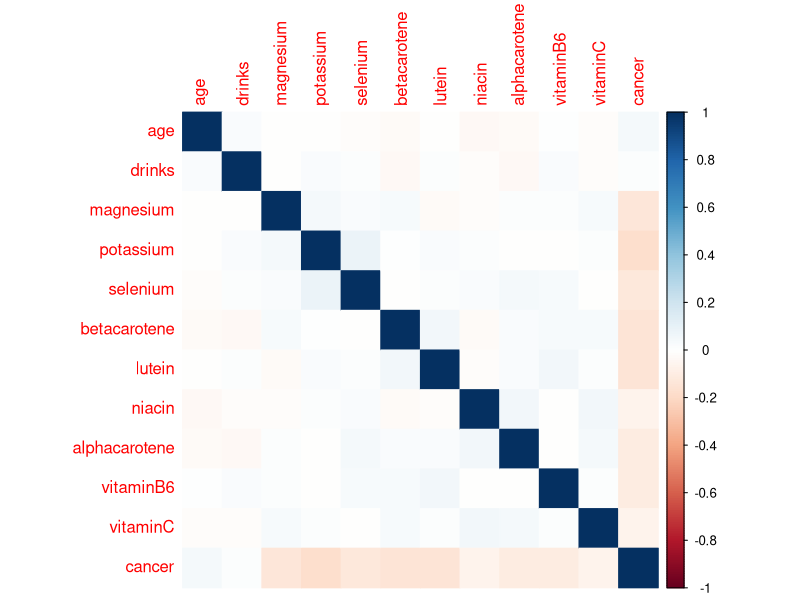
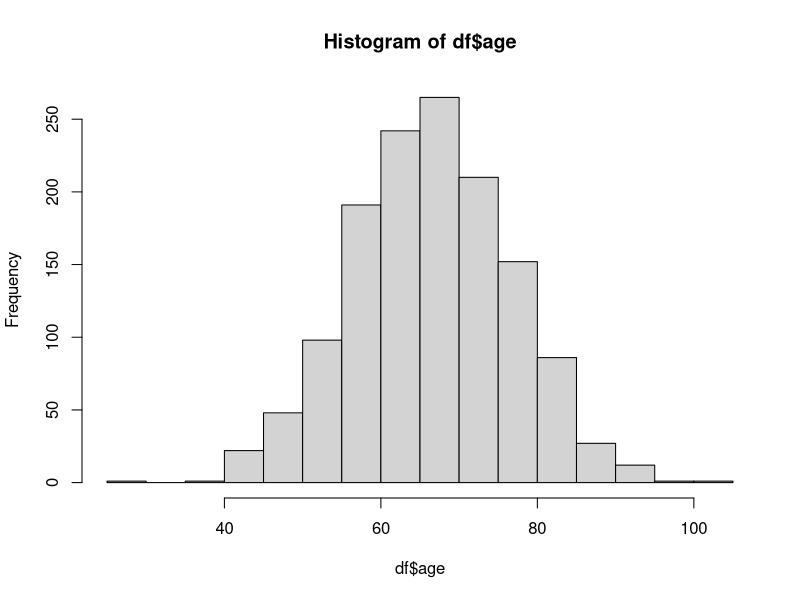
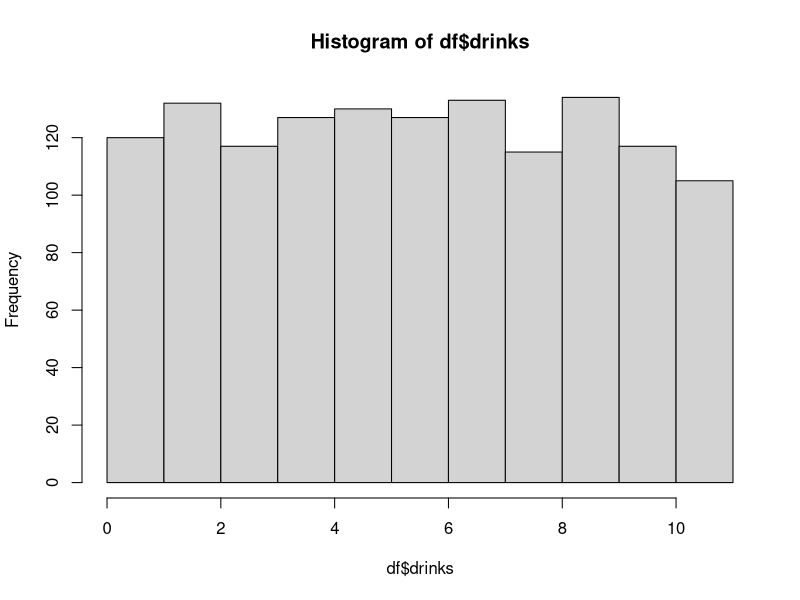
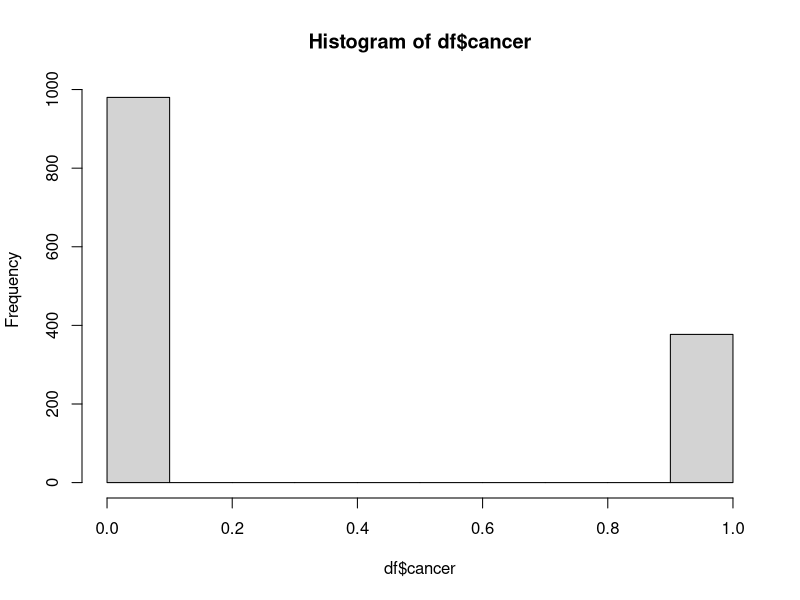
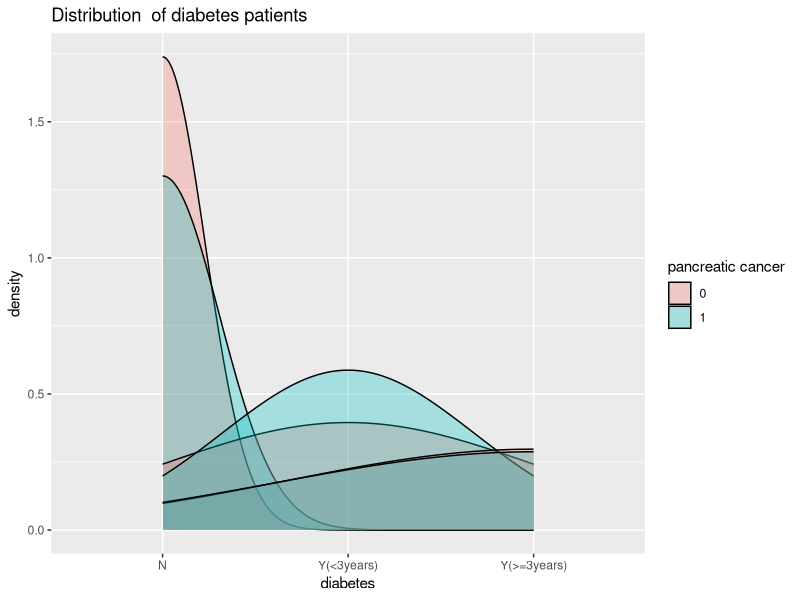
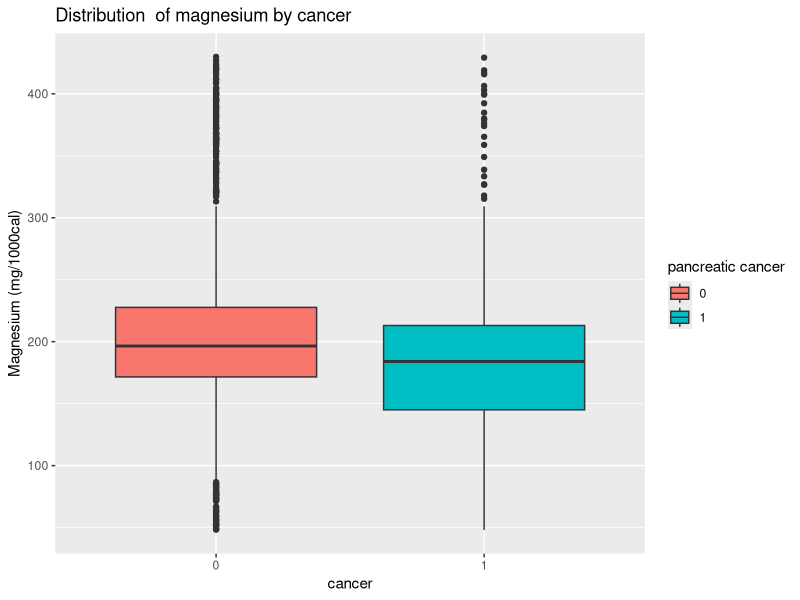
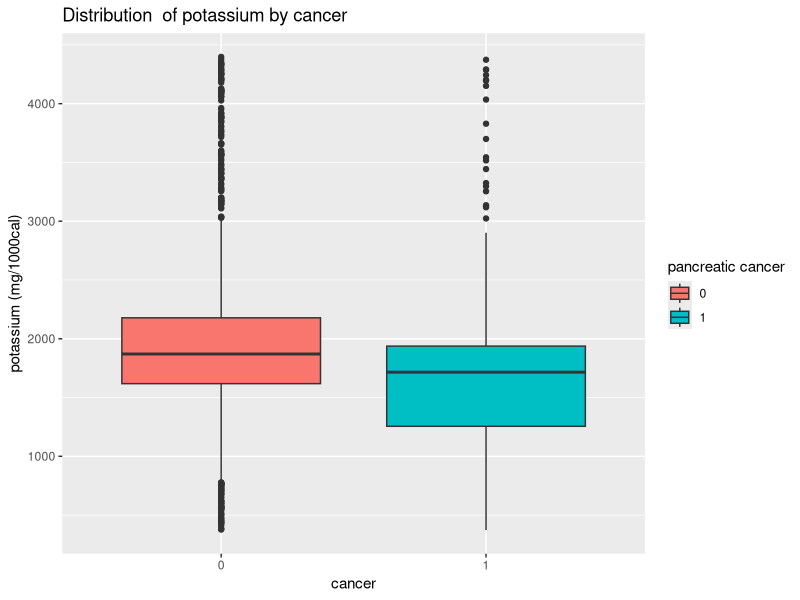
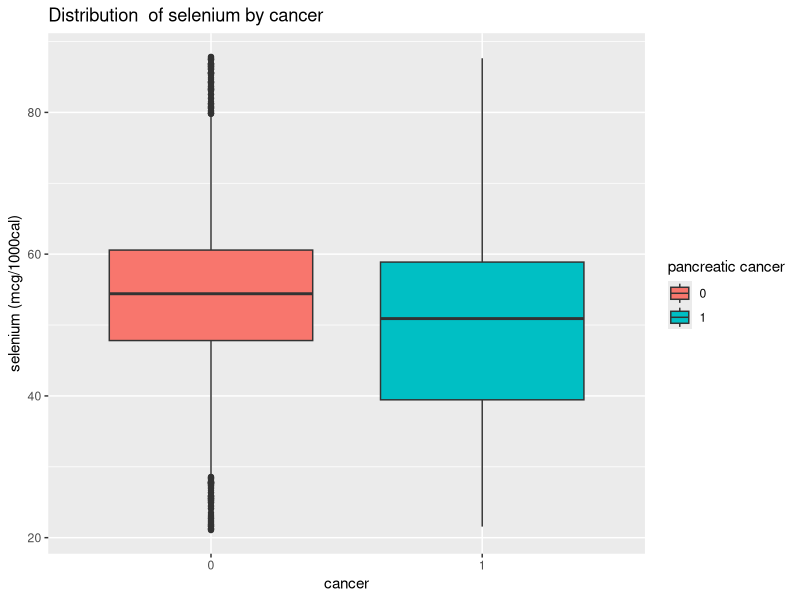

These figures' R source, in order:
## ---- chunk 1
library(dplyr)
library(corrplot)
library(ggplot2)
set.seed(123)

# Drinks
drinkscase<-runif(384, max=11, min=0)
drinkscontrol<-runif(985, max=11, min=0)
# Age
agecase<-function(N){
  age <- round(rnorm(N,mean=67.5,sd=10))}
age_case<-agecase(384)
agecontrol<-function(N){
  age <- rnorm(n=N,mean=66.5,sd=10)}
age_control<-agecontrol(985)
# Diabetes
diabetecase <-sample(c("Y(>=3years)", "Y(<3years)","N","Missing"), 384, replace=TRUE, prob=c(.09, .31,.56,.04))
diabetecontrol<-sample(c("Y(>=3years)", "Y(<3years)","N","Missing"), 985, replace=TRUE, prob=c(.04, .02,.93,.01))
## ---- chunk 2
#Mg
magcase<-function(){
mag1<-runif(120, min=46.82, max=164.82)
mag2<-runif(89, min=164.84, max=189.14)
mag3<-runif(59, min=189.21, max=205.39)
mag4<-runif(72, min=205.82, max=233.97)
mag5<-runif(44, min=234.32, max=430.3)
magvalue<-c(mag1,mag2,mag3,mag4,mag5)
}
magcase_data<-magcase()

magcontrol<-function(N){
  mag1<-runif(N, min=46.82, max=164.82)
  mag2<-runif(N, min=164.84, max=189.14)
  mag3<-runif(N, min=189.21, max=205.39)
  mag4<-runif(N, min=205.82, max=233.97)
  mag5<-runif(N, min=234.32, max=430.3)
  magvalue<-c(mag1,mag2,mag3,mag4,mag5)
}
magcontrol_data<-magcontrol(N=197)

# potassium
potassiumcase<-function(){
    p1<-runif(123, min=371.38, max=1573.24)
    p2<-runif(100, min=1573.85, max=1782.51)
    p3<-runif(67, min=1783.26, max=1956.03)
    p4<-runif(64, min=1958.1,  max=2234.83)
    p5<-runif(30, min=2236.52, max=4401.3)
    pvalue<-c(p1,p2,p3,p4,p5)
  }
potassium_case<-potassiumcase()

potassiumcontrol<-function(N){
    p1<-runif(N, min=371.38, max=1573.24)#371.38–1573.24
    p2<-runif(N, min=1573.85, max=1782.51)#1573.85–1782.51
    p3<-runif(N, min=1783.26, max=1956.03)#1783.26–1956.03
    p4<-runif(N, min=1958.1,  max=2234.83)#1958.1– 2234.83
    p5<-runif(N, min=2236.52, max=4401.3)#2236.52–4401.3
    pvalue<-c(p1,p2,p3,p4,p5)
  }
potassium_control<-potassiumcontrol(197)

# selenium
seleniumcase<-function(){
    s1<-runif(127, min=21, max=46.58)
    s2<-runif(73, min=46.63, max=51.72)
    s3<-runif(69, min=51.76, max=57.11)
    s4<-runif(59, min=57.11,  max=61.96)
    s5<-runif(56, min=62.05, max=87.9)
    svalue<-c(s1,s2,s3,s4,s5)
  }
s_case<-seleniumcase()

seleniumcontrol<-function(N){
  s1<-runif(N, min=21, max=46.58)
  s2<-runif(N, min=46.63, max=51.72)
  s3<-runif(N, min=51.76, max=57.11)
  s4<-runif(N, min=57.11,  max=61.96)
  s5<-runif(N, min=62.05, max=87.9)
  svalue<-c(s1,s2,s3,s4,s5)
}
s_control<-seleniumcontrol(197)

# beta-carotene
BetaCarotenecase<-function(){
    bc1<-runif(126, min=96.53, max=786.75)
    bc2<-runif(106, min=787.43, max=1130.49)
    bc3<-runif(62, min=1131.92, max=1436.65)
    bc4<-runif(56, min=1438.54,  max=2068.35)
    bc5<-runif(34, min=2072.85, max=13001.63)
    bcvalue<-c(bc1,bc2,bc3,bc4,bc5)
  }
bc_case<-BetaCarotenecase() 

BetaCarotenecontrol<-function(N){
  bc1<-runif(N, min=96.53, max=786.75)
  bc2<-runif(N, min=787.43, max=1130.49)
  bc3<-runif(N, min=1131.92, max=1436.65)
  bc4<-runif(N, min=1438.54,  max=2068.35)
  bc5<-runif(N, min=2072.85, max=13001.63)
  bcvalue<-c(bc1,bc2,bc3,bc4,bc5)
}
bc_control<-BetaCarotenecontrol(197) 

#Lutein and Zeaxanthin 
lucase<-function(){
  lu1<-runif(122, min=67.23, max=656.04)
  lu2<-runif(105, min=656.17, max=877.85)
  lu3<-runif(70, min=880.28, max=1142.48)
  lu4<-runif(61, min=1145.8,  max=1628.47)
  lu5<-runif(26, min=1628.52, max=15073.02)
  luvalue<-c(lu1,lu2,lu3,lu4,lu5)
}
lu_case<-lucase()
lucontrol<-function(N){
  lu1<-runif(N, min=67.23, max=656.04)
  lu2<-runif(N, min=656.17, max=877.85)
  lu3<-runif(N, min=880.28, max=1142.48)
  lu4<-runif(N, min=1145.8,  max=1628.47)
  lu5<-runif(N, min=1628.52, max=15073.02)
  luvalue<-c(lu1,lu2,lu3,lu4,lu5)
}
lu_control<-lucontrol(197)

#Niacin
ncase<-function(){
    n1<-runif(97, min=3.36, max=10.66)
    n2<-runif(96, min=10.67, max=12.07)
    n3<-runif(51, min=12.09, max=13.29)
    n4<-runif(82, min=13.29,  max=15.35)
    n5<-runif(58, min=15.35, max=37.11)
    nvalue<-c(n1,n2,n3,n4,n5)
  }
n_case<-ncase()
ncontrol<-function(N){
  n1<-runif(N, min=3.36, max=10.66)
  n2<-runif(N, min=10.67, max=12.07)
  n3<-runif(N, min=12.09, max=13.29)
  n4<-runif(N, min=13.29,  max=15.35)
  n5<-runif(N, min=15.35, max=37.11)
  nvalue<-c(n1,n2,n3,n4,n5)
}
n_control<-ncontrol(197)

# alpha-carotene
acarocase<-function(){
  a_caro1<-runif(135, min=14.99, max=163.08)
  a_caro2<-runif(89, min=163, max=244.31)#1
  a_caro3<-runif(68, min=244.37, max=322.05)
  a_caro4<-runif(46, min=322.39, max=464.26)
  a_caro5<-runif(46, min=466.3, max=1640.25)
  nvalue<-c(a_caro1,a_caro2,a_caro3,a_caro4,a_caro5)
  
}
acaro_case<-acarocase()

acarocontrol<-function(N){
  a_caro1<-runif(N, min=14.99, max=163.08)
  a_caro2<-runif(N, min=163, max=244.31)
  a_caro3<-runif(N, min=244.37, max=322.05)
  a_caro4<-runif(N, min=322.39, max=464.26)
  a_caro5<-runif(N, min=466.3, max=1640.25)
  nvalue<-c(a_caro1,a_caro2,a_caro3,a_caro4,a_caro5)
}
acaro_control<-acarocontrol(197)

#vitamin B6
v6case<-function(){
  v1<-runif(131, min=0.26, max=0.93)
  v2<-runif(67, min=0.93, max=1.04)
  v3<-runif(74, min=1.04, max=1.18)
  v4<-runif(60, min=1.18,  max=1.35)
  v5<-runif(52, min=1.35, max=3.71)
  vvalue<-c(v1,v2,v3,v4,v5)
}
v6_case<-v6case()

v6control<-function(N){
  v1<-runif(N, min=0.26, max=0.93)
  v2<-runif(N, min=0.93, max=1.04)
  v3<-runif(N, min=1.04, max=1.18)
  v4<-runif(N, min=1.18,  max=1.35)
  v5<-runif(N, min=1.35, max=3.71)
  vvalue<-c(v1,v2,v3,v4,v5)
}
v6_control<-v6control(197)

# vitaminc
vccase<-function(){
  v1<-runif(108, min=8.14, max=42.79)
  v2<-runif(84, min=42.84, max=59.53)
  v3<-runif(77, min=59.62, max=77.09)
  v4<-runif(57, min=77.14,  max=99.02)
  v5<-runif(58, min=99.18, max=301.49)
  vvalue<-c(v1,v2,v3,v4,v5)
}
vc_case<-vccase()
vccontrol<-function(N){
  v1<-runif(N, min=8.14, max=42.79)
  v2<-runif(N, min=42.84, max=59.53)
  v3<-runif(N, min=59.62, max=77.09)
  v4<-runif(N, min=77.14,  max=99.02)
  v5<-runif(N, min=99.18, max=301.49)
  vvalue<-c(v1,v2,v3,v4,v5)
}
vc_control<-vccontrol(197)
## ---- chunk 3
## conbine conotrol and case datesets into one dataset
cancer.case<-rep(1,384)
case.df<-data.frame( 
                    sample(age_case),
                    sample(drinkscase),
                    sample(diabetecase),
                    sample(magcase_data),
                    sample(potassium_case),
                    sample(s_case),
                    sample(bc_case),
                    sample(lu_case),
                    sample(n_case),
                    sample(acaro_case),
                    sample(v6_case),
                    sample(vc_case),
                    cancer.case
                    )

names(case.df)<-c('age','drinks','diabetes','magnesium',
                  'potassium','selenium','betacarotene',
                  'lutein','niacin','alphacarotene','vitaminB6','vitaminC',
                  'cancer')
                  
cancer.control<-rep(0,985)
control.df<-data.frame(
                       sample(age_control),
                       sample(drinkscontrol),
                       sample(diabetecontrol),
                       sample(magcontrol_data),
                       sample(potassium_control),
                       sample(s_control),
                       sample(bc_control),
                       sample(lu_control),
                       sample(n_control),
                       sample(acaro_control),
                       sample(v6_control),
                       sample(vc_control),
                       cancer.control
                       )
names(control.df)<-c('age','drinks','diabetes','magnesium',
                     'potassium','selenium','betacarotene',
                     'lutein','niacin','alphacarotene','vitaminB6','vitaminC',
                     'cancer')


df<-rbind(control.df,case.df)%>%filter(diabetes!='Missing')
## ---- chunk 4
#summary
summary(df)
## ---- chunk 5
cors<-cor(select(df,-diabetes))
corrplot(cors,method='color')
## ---- chunk 6
hist(df$age)
hist(df$drinks)
hist(df$cancer)

g <- ggplot(df)
g+geom_density(aes(diabetes, fill =as.factor(cancer)), alpha=0.3)+
  ggtitle("Distribution  of diabetes patients")+
  guides(fill=guide_legend(title="pancreatic cancer"))


g+geom_boxplot(aes(x=as.factor(cancer),y=magnesium,fill=as.factor(cancer)))+
  ggtitle("Distribution  of magnesium by cancer")+xlab('cancer')+ylab('Magnesium (mg/1000cal)')+
  guides(fill=guide_legend(title="pancreatic cancer"))

g+geom_boxplot(aes(x=as.factor(cancer),y=potassium,fill=as.factor(cancer)))+
  ggtitle("Distribution  of potassium by cancer")+xlab('cancer')+ylab('potassium (mg/1000cal)')+
  guides(fill=guide_legend(title="pancreatic cancer"))

g+geom_boxplot(aes(x=as.factor(cancer),y=selenium,fill=as.factor(cancer)))+
  ggtitle("Distribution  of selenium by cancer")+xlab('cancer')+ylab('selenium (mcg/1000cal)')+
  guides(fill=guide_legend(title="pancreatic cancer"))

g+geom_boxplot(aes(x=as.factor(cancer),y=alphacarotene,fill=as.factor(cancer)))+
  ggtitle("Distribution  of alphacarotene by cancer")+xlab('cancer')+ylab('alphacarotene (mcg/1000cal)')+
  guides(fill=guide_legend(title="pancreatic cancer"))

g+geom_boxplot(aes(x=as.factor(cancer),y=betacarotene,fill=as.factor(cancer)))+
  ggtitle("Distribution  of betacarotene by cancer")+xlab('cancer')+ylab('betacarotene (mcg/1000cal)')+
  guides(fill=guide_legend(title="pancreatic cancer"))

g+geom_boxplot(aes(x=as.factor(cancer),y=lutein,fill=as.factor(cancer)))+
  ggtitle("Distribution  of lutein by cancer")+xlab('cancer')+ylab('lutein (mcg/1000cal)')+
  guides(fill=guide_legend(title="pancreatic cancer"))

g+geom_boxplot(aes(x=as.factor(cancer),y=niacin,fill=as.factor(cancer)))+
  ggtitle("Distribution  of niacin by cancer")+xlab('cancer')+ylab('niacin (mg/1000cal)')+
  guides(fill=guide_legend(title="pancreatic cancer"))
  
g+geom_boxplot(aes(x=as.factor(cancer),y=vitaminB6,fill=as.factor(cancer)))+
  ggtitle("Distribution  of vitaminB6 by cancer")+xlab('cancer')+ylab('vitaminB6 (mg/1000cal)')+
  guides(fill=guide_legend(title="pancreatic cancer"))

g+geom_boxplot(aes(x=as.factor(cancer),y=vitaminC,fill=as.factor(cancer)))+
  ggtitle("Distribution  of vitaminC by cancer")+xlab('cancer')+ylab('vitaminC (mg/1000cal)')+
  guides(fill=guide_legend(title="pancreatic cancer"))

## ---- chunk 7
# models
fit1<-glm(cancer~.,family = binomial(link = "logit"),data=select(df,-diabetes))
summary(fit1)
## ---- chunk 8
fit2<-glm(cancer~.,family = binomial(link = "logit"),data=select(df,-c(age,drinks,diabetes)) )
summary(fit2)

## ---- chunk 9
fit3<-glm(cancer~.,family = binomial(link = "logit"),data=select(df,-c(age,drinks)))
summary(fit3)
